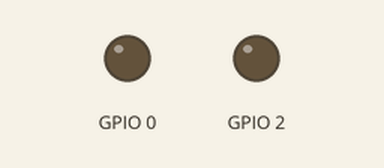
This sketch was run on a simulated ESP8266 (NodeMCU). Shown: output pins drawn as LEDs (lit = HIGH). WiFi joins after 1.5 s; servers stay silent unless stated.

Above: at 0.1 s.
At 1.6 s:
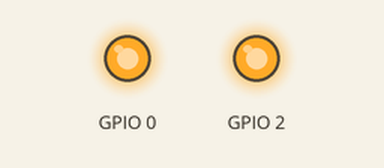
Timing chart, 0 to 3.1 s (numbered marks = the images above):
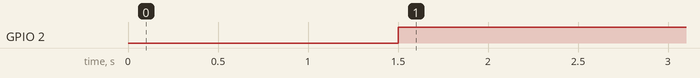

Measured:
- by itself, GPIO 2: LOW → HIGH at 1.5 s

The sketch:

TCPClient.ino
```cpp
#include <ESP8266WiFi.h>

#ifndef STASSID
#define STASSID "HUAWEI-J6WHTX"
#define STAPSK  "wuchang@888"
#endif

const char* ssid     = STASSID;
const char* password = STAPSK;

const char* host = "110.40.236.234";
const uint16_t port = 9999;

void setup() {
  Serial.begin(9600);

  pinMode(0, OUTPUT);
  pinMode(2, OUTPUT);
  /* Explicitly set the ESP8266 to be a WiFi-client, otherwise, it by default,
     would try to act as both a client and an access-point and could cause
     network-issues with your other WiFi-devices on your WiFi-network. */
  WiFi.mode(WIFI_STA);
  WiFi.begin(ssid, password);
  while (WiFi.status() != WL_CONNECTED) {
    delay(500);
  }
}

void loop() {
  digitalWrite(0, HIGH);
  digitalWrite(2, HIGH);
  // Use WiFiClient class to create TCP connections
  WiFiClient client;
  if (!client.connect(host, port)) {
    Serial.println("connection failed");
    delay(5000);
    return;
  }

  // This will send a string to the server
  client.print("ojbk");
  while(client.connected()){
    while (client.available()) {
      char ch = static_cast<char>(client.read());
      Serial.print(ch);
    }
  }
}
```
